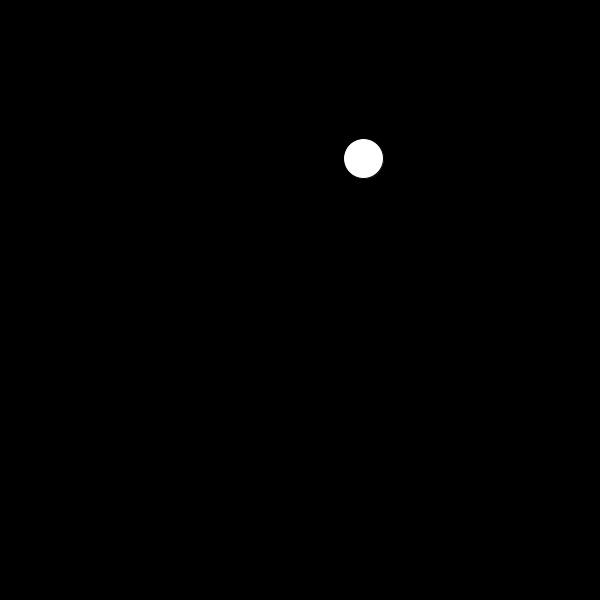
Frame 1 (no input)
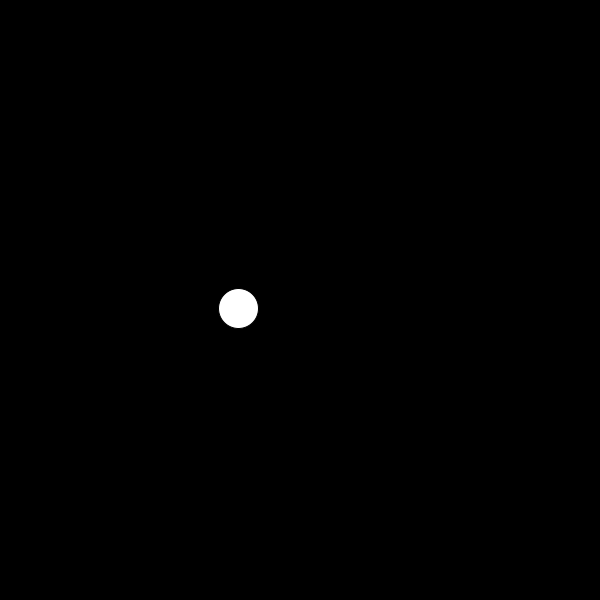
Frame 60 (the mouse pressed at the canvas centre just before this capture)
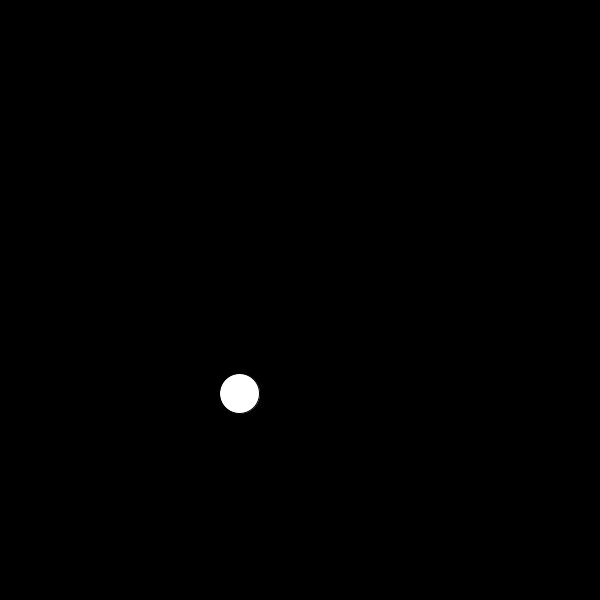
Frame 120 (the mouse held since frame 60 and released just before this capture)

The Processing sketch that drew these frames (run headless with seeded random() and noise(); from frame 60 on, the mouse is pressed at the canvas centre):

// Processing sketch: PerlinNoise2D
// ── PerlinNoise2D.pde
float t1;
float t2;

void setup() {
  size(600, 600);
  t1 = 0;
  t2 = 1000;
}

void draw(){
  background(0);
  fill(255);
  
  float x1 = noise(t1);
  float x2 = noise(t2);
  x1 = map(x1, 0, 1, 0, width);
  x2 = map(x2, 0, 1, 0, height);
  ellipse(x1, x2, 40, 40);
  t1 += 0.01;
  t2 += 0.01;
}
